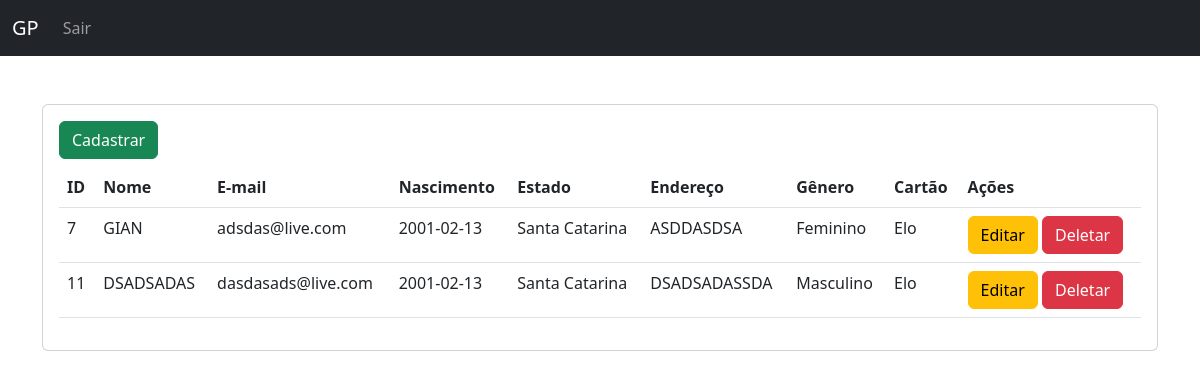
Page /dashboard.php on the committed database.
### tables this page shows
CREATE TABLE IF NOT EXISTS `people` (
  `id` int(11) NOT NULL AUTO_INCREMENT,
  `name` varchar(50) DEFAULT NULL,
  `mail` varchar(50) DEFAULT NULL,
  `birthday` date DEFAULT NULL,
  `state` varchar(2) DEFAULT NULL,
  `address` varchar(256) DEFAULT NULL,
  `genre` varchar(1) DEFAULT NULL,
  `creditcard` varchar(50) DEFAULT NULL,
  PRIMARY KEY (`id`)
);

CREATE TABLE IF NOT EXISTS `state` (
  `id` int(11) NOT NULL AUTO_INCREMENT,
  `initials` varchar(2) DEFAULT NULL,
  `name` varchar(50) DEFAULT NULL,
  PRIMARY KEY (`id`),
  KEY `initials` (`initials`)
);

### app/Database/Database.php (called while the page is built, shortened)
<?php
class Database
{
    private string $hostname = "localhost";
    private string $username = "root";
    private string $password = "";
    private string $database = "catolica";
    private int $port = 3306;
    private PDO $connection;
    private function connect()
    {
        try {
            $this->connection = new PDO('mysql:host=' . $this->hostname . ';port=' . $this->port . ';dbname=' . $this->database, $this->username, $this->password);
        } catch (\PDOException $e) {
            echo $e->getMessage();
        }
    }
    public function getConnect()
    {
        return $this->connection;
    }
}

### app/Repository/PeopleRepository.php (called while the page is built, shortened)
<?php
class PeopleRepository
{
    private $database;
    public function __construct(Database $database)
    {
        $this->database = $database->getConnect();
    }
    public function fetchAll(): array
    {
        $query = "SELECT
                      people.id,
                      people.name,
                      people.mail,
                      people.birthday,
                      people.state,
                      people.address,
                      people.genre,
                      people.creditcard,
                      CASE WHEN people.genre = 'M' THEN 'Masculino' ELSE 'Feminino' END AS namegenre,
                      state.name namestate
                    FROM
                        people
                        LEFT OUTER JOIN state ON state.initials = people.state";
        return $this->database->query($query)->fetchAll();
    }
}

### dashboard.php (the view, shortened to what this page needs)
<?php
require_once "./app/Database/Database.php";
require_once "./app/Repository/PeopleRepository.php";
$repository = new PeopleRepository(new Database);
$fetchAllPeople = $repository->fetchAll();
?>
<!doctype html>
<html lang="pt-BR">
<head>
    <link href="https://cdn.jsdelivr.net/npm/bootstrap@5.2.1/dist/css/bootstrap.min.css" rel="stylesheet">
</head>
<body>
<nav class="navbar navbar-expand-lg navbar-dark bg-dark">
    <div class="container-fluid">
        <a class="navbar-brand" href="javascript:void(0)">GP</a>
        <div class="collapse navbar-collapse" id="navbar">
            <ul class="navbar-nav me-auto">
                <li class="nav-item">
                    <a class="nav-link" href="/logout.php">Sair</span></a>
                </li>
            </ul>
        </div>
    </div>
</nav>
    <div class="container">
        <div class="col-lg-12 pt-5">
            <div class="card">
                <div class="card-body">
                    <div class="mb-2">
                        <button class="btn btn-success" data-bs-toggle="modal" data-bs-target="#userModal">Cadastrar</button>
                    </div>
                    <table class="table">
                        <thead>
                            <tr>
                                <th>ID</th>
                                <th>Nome</th>
                                <th>E-mail</th>
                                <th>Nascimento</th>
                                <th>Estado</th>
                                <th>Endere&ccedil;o</th>
                                <th>G&ecirc;nero</th>
                                <th>Cart&atilde;o</th>
                                <th>A&ccedil;&otilde;es</th>
                            </tr>
                        </thead>
                        <tbody>
                            <?php foreach ($fetchAllPeople as $row) : ?>
                                <tr>
                                    <td><?= $row["id"] ?></td>
                                    <td><?= $row["name"] ?></td>
                                    <td><?= $row["mail"] ?></td>
                                    <td><?= $row["birthday"] ?></td>
                                    <td><?= $row["namestate"] ?></td>
                                    <td><?= $row["address"] ?></td>
                                    <td><?= $row["namegenre"] ?></td>
                                    <td><?= $row["creditcard"] ?></td>
                                    <td><button class="btn btn-warning" onclick="editRegister(<?= addslashes($row["id"]) ?>)">Editar</button> <button class="btn btn-danger" onclick="deleteRegister(<?= addslashes($row["id"]) ?>)">Deletar</button></td>
                                </tr>
                            <?php endforeach; ?>
                        </tbody>
                    </table>
                </div>
            </div>
        </div>
    </div>
</body>
</html>

### rows in the picture
people: id "7", name "GIAN", mail "adsdas@live.com", birthday "2001-02-13", state.name "Santa Catarina", address "ASDDASDSA", namegenre "Feminino", creditcard "Elo"
people: id "11", name "DSADSADAS", mail "dasdasads@live.com", birthday "2001-02-13", state.name "Santa Catarina", address "DSADSADASSDA", namegenre "Masculino", creditcard "Elo"
